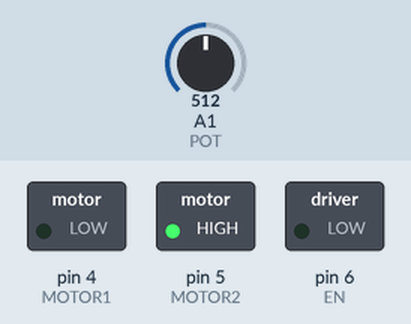
Recording of a sketch running on a simulated Arduino Uno, built with avr-gcc and run on an emulated ATmega328P. On the bench: switched loads named in the sketch (green lamp = pin HIGH). The inputs (shaded band) are chosen by the test bench; at power-on: A1 (POT) = 512. What the sketch prints to the serial monitor is not drawn.

Above: at 1.2 s.
1.3 s: A1 (POT) set to 716
At 2.5 s:
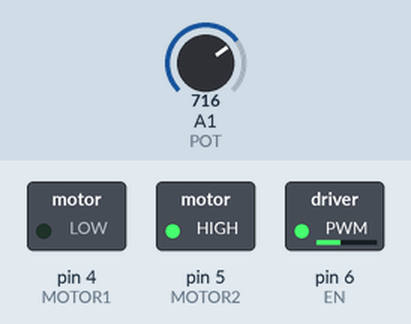
2.8 s: A1 (POT) set to 900
At 3.6 s:
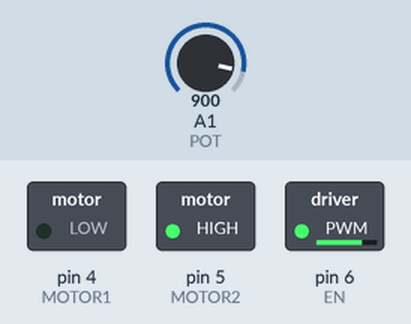
4.3 s: A1 (POT) set to 511
At 4.9 s:
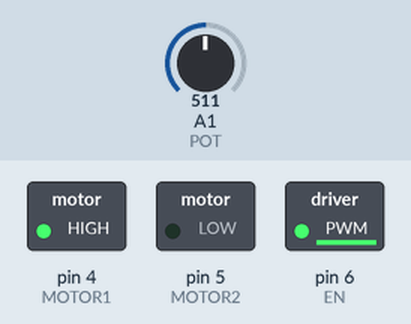
5.8 s: A1 (POT) set to 306
At 7.0 s:
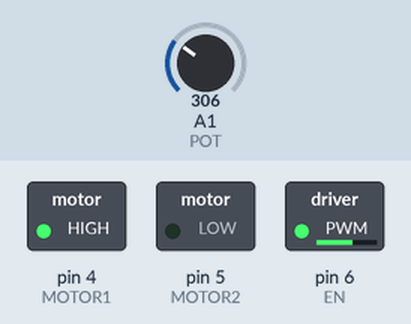
7.3 s: A1 (POT) set to 122
At 8.3 s:
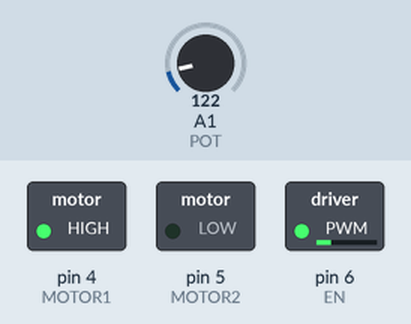
8.8 s: A1 (POT) set to 522
At 9.3 s:
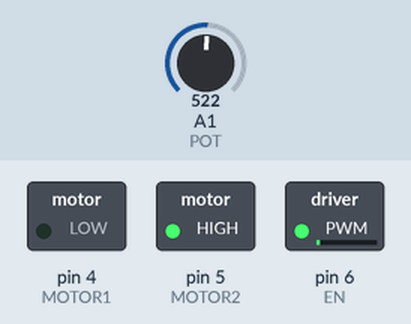
Timing chart, 0 to 11.3 s (numbered marks = the images above; inputs shaded):
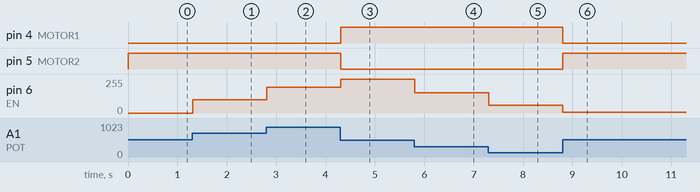

The sketch:

task_3.ino
```cpp
#define MOTOR1 4
#define MOTOR2 5
#define EN 6
#define POT 1

int POT_VAL;

void setup() {
  // put your setup code here, to run once:
  Serial.begin(9600);
  pinMode(EN,OUTPUT);
  pinMode(MOTOR1,OUTPUT);
  pinMode(MOTOR2,OUTPUT);

}

void loop() {
  POT_VAL=analogRead(POT);

  if(POT_VAL<(512)){
    POT_VAL = map(POT_VAL, 0, 512, 0, 255);
    Serial.println(POT_VAL);
   analogWrite(EN,POT_VAL);
  digitalWrite(MOTOR1,HIGH);
  digitalWrite(MOTOR2,LOW);
    }else{
      POT_VAL = map(POT_VAL, 512, 1023, 0, 255);
      Serial.println(POT_VAL);
      analogWrite(EN,POT_VAL);
      digitalWrite(MOTOR1,LOW);
      digitalWrite(MOTOR2,HIGH);

      }


}
```

Measured:
- after the input at 1.3 s, pin 6 (EN): 0/255 → 101/255 at once
- after the input at 2.8 s, pin 6 (EN): 101/255 → 193/255 at once
- after the input at 4.3 s, pin 4 (MOTOR1): LOW → HIGH at once; pin 5 (MOTOR2): HIGH → LOW at once; pin 6 (EN): 193/255 → 254/255 at once
- after the input at 5.8 s, pin 6 (EN): 254/255 → 152/255 at once
- after the input at 7.3 s, pin 6 (EN): 152/255 → 60/255 at once
- after the input at 8.8 s, pin 4 (MOTOR1): HIGH → LOW at once; pin 5 (MOTOR2): LOW → HIGH at once; pin 6 (EN): 60/255 → 4/255 at once
